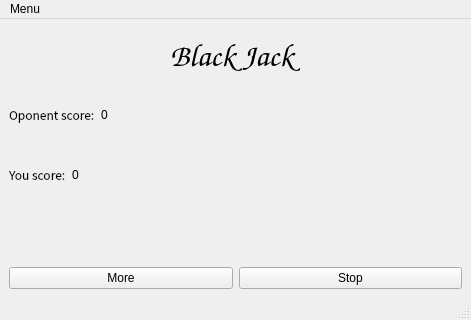
<?xml version="1.0" encoding="UTF-8"?>
<ui version="4.0">
 <class>MainWindow</class>
 <widget class="QMainWindow" name="MainWindow">
  <property name="geometry">
   <rect>
    <x>0</x>
    <y>0</y>
    <width>471</width>
    <height>320</height>
   </rect>
  </property>
  <property name="windowTitle">
   <string>BlackJack</string>
  </property>
  <widget class="QWidget" name="centralwidget">
   <layout class="QGridLayout" name="gridLayout">
    <item row="0" column="0">
     <layout class="QVBoxLayout" name="main_layout">
      <item>
       <layout class="QHBoxLayout" name="title_layout">
        <item>
         <spacer name="horizontalSpacer_5">
          <property name="orientation">
           <enum>Qt::Horizontal</enum>
          </property>
          <property name="sizeHint" stdset="0">
           <size>
            <width>40</width>
            <height>20</height>
           </size>
          </property>
         </spacer>
        </item>
        <item>
         <widget class="QLabel" name="label">
          <property name="font">
           <font>
            <family>URW Chancery L</family>
            <pointsize>24</pointsize>
            <italic>true</italic>
           </font>
          </property>
          <property name="text">
           <string>Black Jack</string>
          </property>
         </widget>
        </item>
        <item>
         <spacer name="horizontalSpacer_6">
          <property name="orientation">
           <enum>Qt::Horizontal</enum>
          </property>
          <property name="sizeHint" stdset="0">
           <size>
            <width>40</width>
            <height>20</height>
           </size>
          </property>
         </spacer>
        </item>
       </layout>
      </item>
      <item>
       <layout class="QHBoxLayout" name="opponent_layout">
        <item>
         <widget class="QLabel" name="label_2">
          <property name="font">
           <font>
            <family>Noto Sans CJK TC</family>
           </font>
          </property>
          <property name="text">
           <string>Oponent score:</string>
          </property>
         </widget>
        </item>
        <item>
         <widget class="QLabel" name="opponent_point_lable">
          <property name="text">
           <string>0</string>
          </property>
         </widget>
        </item>
        <item>
         <spacer name="horizontalSpacer">
          <property name="orientation">
           <enum>Qt::Horizontal</enum>
          </property>
          <property name="sizeHint" stdset="0">
           <size>
            <width>40</width>
            <height>20</height>
           </size>
          </property>
         </spacer>
        </item>
       </layout>
      </item>
      <item>
       <layout class="QHBoxLayout" name="player_point_layout">
        <item>
         <widget class="QLabel" name="label_3">
          <property name="font">
           <font>
            <family>Noto Sans CJK TC</family>
           </font>
          </property>
          <property name="text">
           <string>You score:</string>
          </property>
         </widget>
        </item>
        <item>
         <widget class="QLabel" name="player_point_lable">
          <property name="text">
           <string>0</string>
          </property>
         </widget>
        </item>
        <item>
         <spacer name="horizontalSpacer_2">
          <property name="orientation">
           <enum>Qt::Horizontal</enum>
          </property>
          <property name="sizeHint" stdset="0">
           <size>
            <width>40</width>
            <height>20</height>
           </size>
          </property>
         </spacer>
        </item>
       </layout>
      </item>
      <item>
       <layout class="QHBoxLayout" name="winner_layout">
        <item>
         <spacer name="horizontalSpacer_3">
          <property name="orientation">
           <enum>Qt::Horizontal</enum>
          </property>
          <property name="sizeHint" stdset="0">
           <size>
            <width>40</width>
            <height>20</height>
           </size>
          </property>
         </spacer>
        </item>
        <item>
         <widget class="QLabel" name="winner_label">
          <property name="font">
           <font>
            <family>Purisa</family>
            <pointsize>20</pointsize>
            <weight>75</weight>
            <bold>true</bold>
           </font>
          </property>
          <property name="text">
           <string/>
          </property>
         </widget>
        </item>
        <item>
         <spacer name="horizontalSpacer_4">
          <property name="orientation">
           <enum>Qt::Horizontal</enum>
          </property>
          <property name="sizeHint" stdset="0">
           <size>
            <width>40</width>
            <height>20</height>
           </size>
          </property>
         </spacer>
        </item>
       </layout>
      </item>
      <item>
       <layout class="QHBoxLayout" name="buttons">
        <item>
         <widget class="QPushButton" name="more_button">
          <property name="text">
           <string>More</string>
          </property>
         </widget>
        </item>
        <item>
         <widget class="QPushButton" name="stop_button">
          <property name="text">
           <string>Stop</string>
          </property>
         </widget>
        </item>
       </layout>
      </item>
     </layout>
    </item>
   </layout>
  </widget>
  <widget class="QMenuBar" name="menubar">
   <property name="geometry">
    <rect>
     <x>0</x>
     <y>0</y>
     <width>471</width>
     <height>25</height>
    </rect>
   </property>
   <widget class="QMenu" name="menuMenu">
    <property name="title">
     <string>Menu</string>
    </property>
    <addaction name="restart_game"/>
    <addaction name="exit_game"/>
   </widget>
   <addaction name="menuMenu"/>
  </widget>
  <widget class="QStatusBar" name="statusbar"/>
  <action name="exit_game">
   <property name="text">
    <string>Exit</string>
   </property>
  </action>
  <action name="restart_game">
   <property name="text">
    <string>Restart</string>
   </property>
  </action>
 </widget>
 <resources/>
 <connections/>
</ui>
